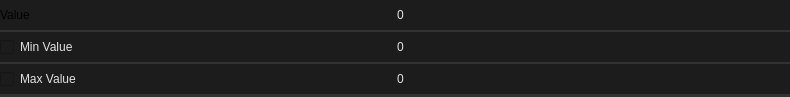
<?xml version="1.0" encoding="UTF-8"?>
<ui version="4.0">
 <class>Widget</class>
 <widget class="QWidget" name="Widget">
  <property name="geometry">
   <rect>
    <x>0</x>
    <y>0</y>
    <width>790</width>
    <height>97</height>
   </rect>
  </property>
  <property name="minimumSize">
   <size>
    <width>0</width>
    <height>0</height>
   </size>
  </property>
  <property name="maximumSize">
   <size>
    <width>16777215</width>
    <height>97</height>
   </size>
  </property>
  <property name="windowTitle">
   <string>Form</string>
  </property>
  <property name="styleSheet">
   <string notr="true">.QWidget {
    font: 580 10pt &quot;Segoe UI&quot;;
    border: 2px solid black;
    border-radius: 0px;
    border-left: 0px;
    border-right: 0px;
	border-top: 0px;
    border-color: rgba(50, 50, 50, 255);
    padding: 8px;
    padding-left: 6px;
    padding-right: 6px;
    color: #E3E3E3;
    background-color: #1C1C1C;
}

.QWidget::hover {
}
.QWidget::selected {
    background-color: #414956;
}</string>
  </property>
  <layout class="QVBoxLayout" name="verticalLayout">
   <property name="spacing">
    <number>0</number>
   </property>
   <property name="leftMargin">
    <number>0</number>
   </property>
   <property name="topMargin">
    <number>0</number>
   </property>
   <property name="rightMargin">
    <number>0</number>
   </property>
   <property name="bottomMargin">
    <number>0</number>
   </property>
   <item>
    <widget class="QFrame" name="frame">
     <property name="maximumSize">
      <size>
       <width>16777215</width>
       <height>32</height>
      </size>
     </property>
     <property name="styleSheet">
      <string notr="true">.QFrame {
    font: 580 10pt &quot;Segoe UI&quot;;
    border: 2px solid black;
    border-radius: 0px;
    border-left: 0px;
    border-right: 0px;
	border-top: 0px;
    border-color: rgba(50, 50, 50, 255);
    color: #E3E3E3;
    background-color: #1C1C1C;
}

.QFrame::hover {
}
.QFrame::selected {
    background-color: #414956;
}</string>
     </property>
     <property name="frameShape">
      <enum>QFrame::StyledPanel</enum>
     </property>
     <property name="frameShadow">
      <enum>QFrame::Raised</enum>
     </property>
     <property name="lineWidth">
      <number>0</number>
     </property>
     <layout class="QHBoxLayout" name="horizontalLayout_2">
      <property name="spacing">
       <number>0</number>
      </property>
      <property name="leftMargin">
       <number>0</number>
      </property>
      <property name="topMargin">
       <number>0</number>
      </property>
      <property name="rightMargin">
       <number>0</number>
      </property>
      <property name="bottomMargin">
       <number>0</number>
      </property>
      <item>
       <widget class="QLabel" name="label">
        <property name="styleSheet">
         <string notr="true">border:0px;
background-color: rgba(255, 255, 255, 0);
font: 8pt &quot;Segoe UI&quot;;

</string>
        </property>
        <property name="text">
         <string>Value</string>
        </property>
       </widget>
      </item>
      <item>
       <widget class="QSpinBox" name="value_spinBox">
        <property name="minimumSize">
         <size>
          <width>0</width>
          <height>0</height>
         </size>
        </property>
        <property name="styleSheet">
         <string notr="true">QSpinBox {
    font: 580 8pt &quot;Segoe UI&quot;;
    border: 2px solid black;
    border-radius: 2px;
    border-color: rgba(80, 80, 80, 255);
    color: #E3E3E3;
    background-color: #1C1C1C;
border:0px;
}

QSpinBox:focus {
}

QSpinBox:hover {
}

QSpinBox:pressed {
	background-color: #121212;
}

QSpinBox::up-button {
    border: 0px solid black;
    subcontrol-origin: border;
    subcontrol-position: top right;
    border-left: 2px solid black;
    border-bottom: 0px solid black;
    border-top-right-radius: 2px;
    border-color: rgba(80, 80, 80, 255);
	width:16px;
    margin:0px;
border:0px;
}

QSpinBox::up-arrow {
    image: url(://icons/arrow_drop_up_24dp_9D9D9D_FILL0_wght400_GRAD0_opsz24.svg);
    width: 20px;
    height: 20px;
}

QSpinBox::down-button {
    subcontrol-origin: border;
    subcontrol-position: bottom right;
	border: 0px solid black;
    border-left: 2px solid black;
    border-top: 2px solid black;
border-bottom-right-radius: 2px;
    border-color: rgba(80, 80, 80, 255);
	width:16px;
    margin:0px;
border:0px;
}

QSpinBox::down-arrow {
    image: url(://icons/arrow_drop_down_16dp.svg);
    width: 20px;
    height: 20px;
}</string>
        </property>
        <property name="minimum">
         <number>-99999999</number>
        </property>
        <property name="maximum">
         <number>99999999</number>
        </property>
       </widget>
      </item>
     </layout>
    </widget>
   </item>
   <item>
    <widget class="QFrame" name="frame_2">
     <property name="maximumSize">
      <size>
       <width>16777215</width>
       <height>32</height>
      </size>
     </property>
     <property name="styleSheet">
      <string notr="true">.QFrame {
    font: 580 10pt &quot;Segoe UI&quot;;
    border: 2px solid black;
    border-radius: 0px;
    border-left: 0px;
    border-right: 0px;
	border-top: 0px;
    border-color: rgba(50, 50, 50, 255);
    color: #E3E3E3;
    background-color: #1C1C1C;
}

.QFrame::hover {
}
.QFrame::selected {
    background-color: #414956;
}</string>
     </property>
     <property name="frameShape">
      <enum>QFrame::StyledPanel</enum>
     </property>
     <property name="frameShadow">
      <enum>QFrame::Raised</enum>
     </property>
     <property name="lineWidth">
      <number>0</number>
     </property>
     <layout class="QHBoxLayout" name="horizontalLayout_7">
      <property name="spacing">
       <number>0</number>
      </property>
      <property name="leftMargin">
       <number>0</number>
      </property>
      <property name="topMargin">
       <number>0</number>
      </property>
      <property name="rightMargin">
       <number>0</number>
      </property>
      <property name="bottomMargin">
       <number>0</number>
      </property>
      <item>
       <widget class="QCheckBox" name="min_checkBox">
        <property name="styleSheet">
         <string notr="true">QCheckBox {
    font: 580 8pt &quot;Segoe UI&quot;;
    border-radius: 0px;
    border-color: rgba(80, 80, 80, 255);
    height:4px;
    color: #E3E3E3;
    background-color: #1C1C1C;
	border:0px;
}

QCheckBox::indicator:unchecked {
    image: url(://icons/check_box_outline_blank_16dp_9D9D9D_FILL0_wght400_GRAD0_opsz20.svg);
}

QCheckBox::indicator:checked {
    image: url(://icons/select_check_box_16dp_9D9D9D_FILL0_wght400_GRAD0_opsz20.svg);
}</string>
        </property>
        <property name="text">
         <string>Min Value</string>
        </property>
       </widget>
      </item>
      <item>
       <widget class="QSpinBox" name="min_spinBox">
        <property name="styleSheet">
         <string notr="true">QSpinBox {
    font: 580 8pt &quot;Segoe UI&quot;;
    border: 2px solid black;
    border-radius: 2px;
    border-color: rgba(80, 80, 80, 255);
    color: #E3E3E3;
    background-color: #1C1C1C;
border:0px;
}

QSpinBox:focus {
}

QSpinBox:hover {
}

QSpinBox:pressed {
	background-color: #121212;
}

QSpinBox::up-button {
    border: 0px solid black;
    subcontrol-origin: border;
    subcontrol-position: top right;
    border-left: 2px solid black;
    border-bottom: 0px solid black;
    border-top-right-radius: 2px;
    border-color: rgba(80, 80, 80, 255);
	width:16px;
    margin:0px;
border:0px;
}

QSpinBox::up-arrow {
    image: url(://icons/arrow_drop_up_24dp_9D9D9D_FILL0_wght400_GRAD0_opsz24.svg);
    width: 20px;
    height: 20px;
}

QSpinBox::down-button {
    subcontrol-origin: border;
    subcontrol-position: bottom right;
	border: 0px solid black;
    border-left: 2px solid black;
    border-top: 2px solid black;
border-bottom-right-radius: 2px;
    border-color: rgba(80, 80, 80, 255);
	width:16px;
    margin:0px;
border:0px;
}

QSpinBox::down-arrow {
    image: url(://icons/arrow_drop_down_16dp.svg);
    width: 20px;
    height: 20px;
}</string>
        </property>
        <property name="minimum">
         <number>-99999999</number>
        </property>
        <property name="maximum">
         <number>99999999</number>
        </property>
       </widget>
      </item>
     </layout>
    </widget>
   </item>
   <item>
    <widget class="QFrame" name="frame_3">
     <property name="maximumSize">
      <size>
       <width>16777215</width>
       <height>32</height>
      </size>
     </property>
     <property name="styleSheet">
      <string notr="true">.QFrame {
    font: 580 10pt &quot;Segoe UI&quot;;
    border: 2px solid black;
    border-radius: 0px;
    border-left: 0px;
    border-right: 0px;
	border-top: 0px;
    border-color: rgba(50, 50, 50, 255);
    color: #E3E3E3;
    background-color: #1C1C1C;
}

.QFrame::hover {
}
.QFrame::selected {
    background-color: #414956;
}</string>
     </property>
     <property name="frameShape">
      <enum>QFrame::StyledPanel</enum>
     </property>
     <property name="frameShadow">
      <enum>QFrame::Raised</enum>
     </property>
     <property name="lineWidth">
      <number>0</number>
     </property>
     <layout class="QHBoxLayout" name="horizontalLayout_8">
      <property name="spacing">
       <number>0</number>
      </property>
      <property name="leftMargin">
       <number>0</number>
      </property>
      <property name="topMargin">
       <number>0</number>
      </property>
      <property name="rightMargin">
       <number>0</number>
      </property>
      <property name="bottomMargin">
       <number>0</number>
      </property>
      <item>
       <widget class="QCheckBox" name="max_checkBox">
        <property name="styleSheet">
         <string notr="true">QCheckBox {
    font: 580 8pt &quot;Segoe UI&quot;;
    border-radius: 0px;
    border-color: rgba(80, 80, 80, 255);
    height:4px;
    color: #E3E3E3;
    background-color: #1C1C1C;
	border:0px;
}

QCheckBox::indicator:unchecked {
    image: url(://icons/check_box_outline_blank_16dp_9D9D9D_FILL0_wght400_GRAD0_opsz20.svg);
}

QCheckBox::indicator:checked {
    image: url(://icons/select_check_box_16dp_9D9D9D_FILL0_wght400_GRAD0_opsz20.svg);
}</string>
        </property>
        <property name="text">
         <string>Max Value</string>
        </property>
       </widget>
      </item>
      <item>
       <widget class="QSpinBox" name="max_spinBox">
        <property name="styleSheet">
         <string notr="true">QSpinBox {
    font: 580 8pt &quot;Segoe UI&quot;;
    border: 2px solid black;
    border-radius: 2px;
    border-color: rgba(80, 80, 80, 255);
    color: #E3E3E3;
    background-color: #1C1C1C;
border:0px;
}

QSpinBox:focus {
}

QSpinBox:hover {
}

QSpinBox:pressed {
	background-color: #121212;
}

QSpinBox::up-button {
    border: 0px solid black;
    subcontrol-origin: border;
    subcontrol-position: top right;
    border-left: 2px solid black;
    border-bottom: 0px solid black;
    border-top-right-radius: 2px;
    border-color: rgba(80, 80, 80, 255);
	width:16px;
    margin:0px;
border:0px;
}

QSpinBox::up-arrow {
    image: url(://icons/arrow_drop_up_24dp_9D9D9D_FILL0_wght400_GRAD0_opsz24.svg);
    width: 20px;
    height: 20px;
}

QSpinBox::down-button {
    subcontrol-origin: border;
    subcontrol-position: bottom right;
	border: 0px solid black;
    border-left: 2px solid black;
    border-top: 2px solid black;
border-bottom-right-radius: 2px;
    border-color: rgba(80, 80, 80, 255);
	width:16px;
    margin:0px;
border:0px;
}

QSpinBox::down-arrow {
    image: url(://icons/arrow_drop_down_16dp.svg);
    width: 20px;
    height: 20px;
}</string>
        </property>
        <property name="minimum">
         <number>-99999999</number>
        </property>
        <property name="maximum">
         <number>99999999</number>
        </property>
       </widget>
      </item>
     </layout>
    </widget>
   </item>
  </layout>
 </widget>
 <resources/>
 <connections/>
</ui>
